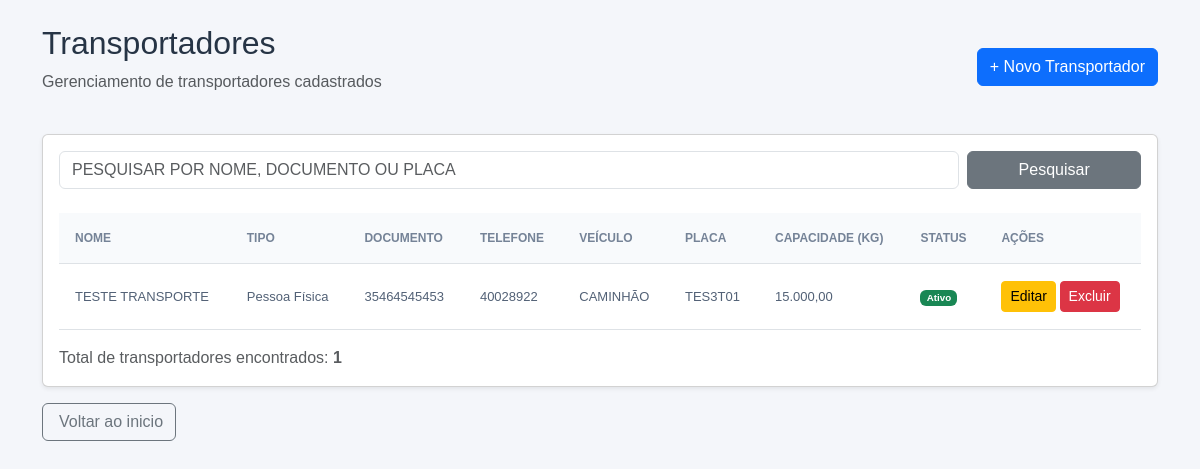
The page /transportadores/index.php on the database its author committed.
### tables this page shows
CREATE TABLE `transportadores` (
  `id` int(11) NOT NULL,
  `nome` varchar(150) NOT NULL,
  `tipo` enum('PF','PJ') DEFAULT 'PF',
  `documento` varchar(20) DEFAULT NULL,
  `telefone` varchar(20) DEFAULT NULL,
  `email` varchar(150) DEFAULT NULL,
  `tipo_veiculo` varchar(100) DEFAULT NULL,
  `placa` varchar(10) DEFAULT NULL,
  `capacidade_kg` decimal(10,2) DEFAULT NULL,
  `ativo` tinyint(1) DEFAULT 1,
  `criado_em` timestamp NULL DEFAULT current_timestamp()
);

### transportadores/index.php (the view, shortened to what this page needs)
<?php
require_once __DIR__ . '/../config/database.php';
$busca = trim($_GET['busca'] ?? '');
$sql = "SELECT * FROM transportadores";
$sql .= " ORDER BY nome ASC";
$stmt = $pdo->prepare($sql);
$stmt->execute();
$transportadores = $stmt->fetchAll();
function e($valor) {
    return htmlspecialchars((string) $valor, ENT_QUOTES, 'UTF-8');
}
?>
<!DOCTYPE html>
<html lang="pt-br">
<head>
    <link href="https://cdn.jsdelivr.net/npm/bootstrap@5.3.3/dist/css/bootstrap.min.css" rel="stylesheet">
    <link rel="stylesheet" href="../assets/css/style.css">
</head>
<body>
<div class="container py-4">
    <div class="d-flex justify-content-between align-items-center mb-4">
        <div>
            <h2>Transportadores</h2>
            <p class="text-muted">Gerenciamento de transportadores cadastrados</p>
        </div>
        <a href="criar.php" class="btn btn-primary">
            + Novo Transportador
        </a>
    </div>
    <div class="card shadow-sm">
        <div class="card-body">
            <form method="GET" class="row g-2 mb-4">
                <div class="col-md-10">
                    <input
                        type="text"
                        name="busca"
                        class="form-control"
                        placeholder="Pesquisar por nome, documento ou placa"
                        value="<?= e($busca) ?>"
                    >
                </div>
                <div class="col-md-2 d-grid">
                    <button type="submit" class="btn btn-secondary">
                        Pesquisar
                    </button>
                </div>
            </form>
            <div class="table-responsive">
                <table class="table table-hover align-middle">
                    <thead>
                        <tr>
                            <th>Nome</th>
                            <th>Tipo</th>
                            <th>Documento</th>
                            <th>Telefone</th>
                            <th>Veículo</th>
                            <th>Placa</th>
                            <th>Capacidade (kg)</th>
                            <th>Status</th>
                            <th>Ações</th>
                        </tr>
                    </thead>
                    <tbody>
                    <?php if (count($transportadores) > 0): ?>
                        <?php foreach ($transportadores as $t): ?>
                            <tr>
                                <td><?= e($t['nome']) ?></td>
                                <td>
                                    <?= $t['tipo'] === 'PF' ? 'Pessoa Física' : 'Pessoa Jurídica' ?>
                                </td>
                                <td><?= e($t['documento']) ?></td>
                                <td><?= e($t['telefone']) ?></td>
                                <td><?= e($t['tipo_veiculo']) ?></td>
                                <td><?= e($t['placa']) ?></td>
                                <td><?= number_format((float)$t['capacidade_kg'], 2, ',', '.') ?></td>
                                <td>
                                    <?php if ($t['ativo']): ?>
                                        <span class="badge bg-success">Ativo</span>
                                    <?php else: ?>
                                        <span class="badge bg-secondary">Inativo</span>
                                    <?php endif; ?>
                                </td>
                                <td>
                                    <a
                                        href="editar.php?id=<?= (int)$t['id'] ?>"
                                        class="btn btn-sm btn-warning"
                                    >
                                        Editar
                                    </a>
                                    <a
                                        href="excluir.php?id=<?= (int)$t['id'] ?>"
                                        class="btn btn-sm btn-danger"
                                    >
                                        Excluir
                                    </a>
                                </td>
                            </tr>
                        <?php endforeach; ?>
                    <?php endif; ?>
                    </tbody>
                </table>
            </div>
            <p class="text-muted mb-0">
                Total de transportadores encontrados:
                <strong><?= count($transportadores) ?></strong>
            </p>
        </div>
    </div>
    <div class="mt-3">
        <a href="../index.php" class="btn btn-outline-secondary">
            Voltar ao inicio
        </a>
    </div>
</div>
</body>
</html>

### assets/css/style.css (style rules this page uses)
* { margin: 0; padding: 0; box-sizing: border-box; }
body { background: #f4f6fa; font-family: Arial, Helvetica, sans-serif; color: #263445; }
.table thead th { background: #f8fafc; color: #758397; font-size: 12px; text-transform: uppercase; padding: 16px; white-space: nowrap; }
.table tbody td { padding: 17px 16px; font-size: 13px; color: #526176; white-space: nowrap; }
.form-control, .form-select, textarea { text-transform: uppercase; }

### rows shown on the page
transportadores: nome "TESTE TRANSPORTE", tipo "Pessoa Física", documento "35464545453", telefone "40028922", tipo_veiculo "CAMINHÃO", placa "TES3T01", capacidade_kg "15.000,00", ativo "Ativo"

### other values the page prints
count($transportadores) "1"
